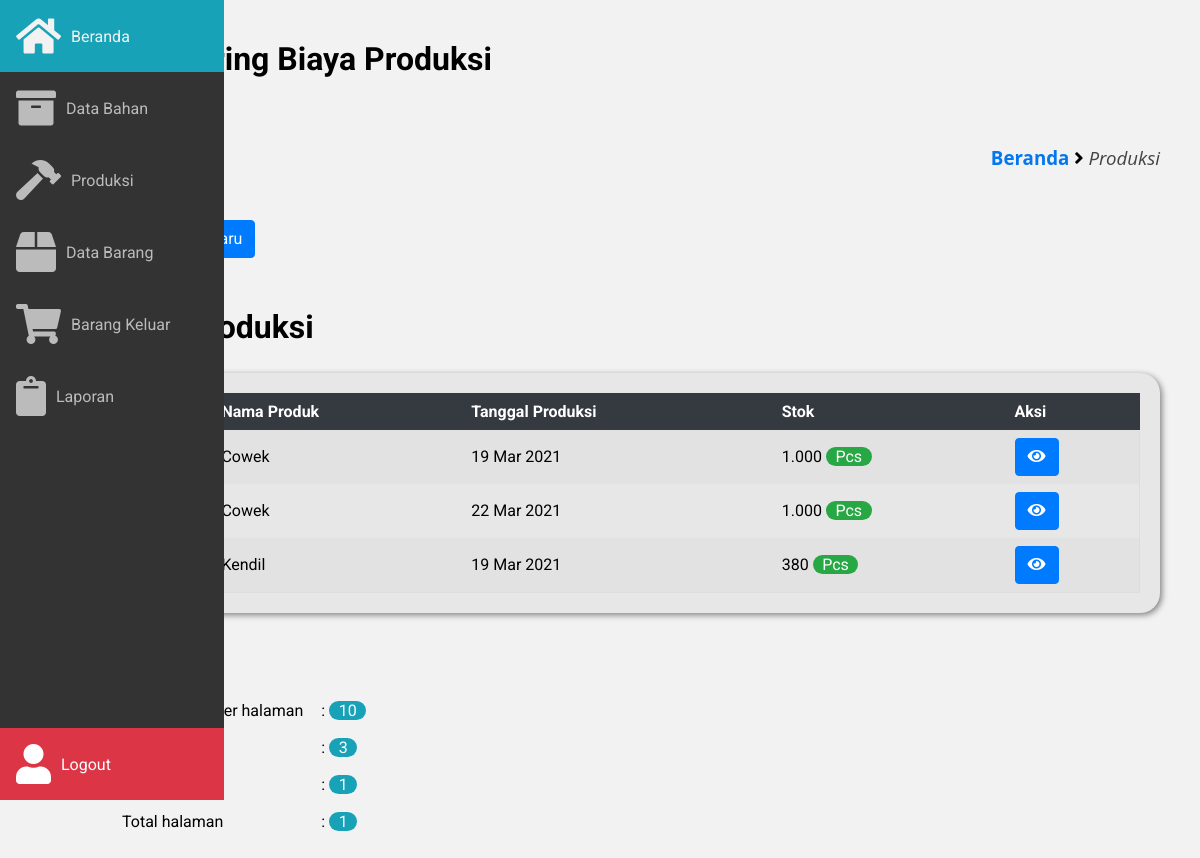
The page /frontend/produksi/index.php on the database its author committed.
### tables this page shows
CREATE TABLE `produksi` (
  `id_produksi` int(12) NOT NULL,
  `nama_produk` varchar(100) NOT NULL,
  `stok_produk` int(12) NOT NULL,
  `satuan_stok_produk` varchar(100) NOT NULL,
  `untung_produk` int(12) NOT NULL,
  `harga_jual` int(20) NOT NULL,
  `tgl_produksi` date NOT NULL
);

### frontend/produksi/index.php (the view, shortened to what this page needs)
<?php include '../../database/koneksi.php'; ?>
<!DOCTYPE html>
<html lang="pt-BR">
	<head>
		<link rel="stylesheet" href="https://pro.fontawesome.com/releases/v5.10.0/css/all.css"/>
		<link
			rel="stylesheet"
			href="https://cdn.materialdesignicons.com/4.9.95/css/materialdesignicons.min.css"
		/>
		<link rel="stylesheet" href="../../assets/css/main.css" />
		<link rel="stylesheet" href="../../assets/css/style.css" />
		<link rel="stylesheet" href="../../assets/css/sidebar.css" />
	</head>
	<body>
	<?php
		include '../layout/sidebar.php';
	?>
		<main class="main">
			<section>
				<h2>Monitoring Biaya Produksi</h2>
				<h3>Produksi</h3>
				<div class="breadcrumb">
					<h3>
						<a href="../../beranda.php?page=beranda">Beranda</a> <i class="fa fa-angle-right"></i>
						<span class="akhir-link-breadcrumb">Produksi</span>
					</h3>
				</div>
				<div class="container">
					<div class="baris">
						<a href="tambah_produksi.php?page=produksi" class="tmbl tmbl-biru margin-top-20-0">
							<i class="fa fa-plus"></i> Produksi Baru
						</a>
						<div class="kolom-100 margin-top-50 margin-bottom-100">
							<h2>Data Produksi</h2>
							<div class="box-konten-radius backgorund-e7">
								<div class="box-badan-konten">
									<div class="table-box">
										<table class="table-responsive">
											<tr class="thead-dark">
												<th>No</th>
												<th>Nama Produk</th>
												<th>Tanggal Produksi</th>
												<th>Stok</th>
												<th>Aksi</th>
											</tr>
											<?php
												$halaman = 10;
												$page    = isset($_GET["halaman"]) ? (int)$_GET["halaman"] :1;
												$mulai   = ($page>1) ? ($page * $halaman) - $halaman : 0;
												$result  = mysqli_query($host, "SELECT * FROM produksi");
												$total   = mysqli_num_rows($result);
												$pages   = ceil($total/$halaman);
                        $nomor = 1;
                        $sql   = "SELECT * FROM produksi ORDER BY nama_produk LIMIT $mulai, $halaman";
                        $query = mysqli_query($host, $sql);
                        while ($data = mysqli_fetch_assoc($query) ) {
                      ?>
                      <tr>
                        <td><?= $nomor++?></td>
                        <td><?= $data['nama_produk']?></td>
                        <td><?= date('d M Y', strtotime($data['tgl_produksi'])) ?></td>
                        <td>
													<?php
														if ($data['stok_produk'] >= 10) {
															echo number_format($data['stok_produk'],0,',','.') . " " . "<span class='lencana-radius lencana-hijau'>" . $data['satuan_stok_produk'] . "</span>" ;
														} elseif ($data['stok_produk'] >= 0) {
															echo "<span class='teks-merah'>" .  number_format($data['stok_produk'],0,',','.') . "</span>" . " " . "<span class='lencana-radius lencana-hijau'>" . $data['satuan_stok_produk'] . "</span>" ;
														} elseif ($data['stok_produk'] = 0) {
															echo "<span class='lencana-radius lencana-merah'>Stok Habis</span>";
														}
													?>
												</td>
                        <td>
                          <a href="detail_produksi.php?ip=<?php echo $data['id_produksi']?>&page=produksi" class="tmbl tmbl-biru">
                            <i class="fa fa-eye"></i>
                          </a>
                        </td>
                      </tr>
                      <?php } ?>
										</table>
									</div>
								</div>
							</div>
							<div class="penomoran">
								<?php
									for ($i=1; $i <= $pages ; $i++) {
								?>
									<a href="?halaman=<?php echo $i; ?>&page=produksi" class="tmbl tmbl-abu-abu margin-20-0">
									</a>
								<?php
									}
								?>
								<table style="margin-bottom: 50px;">
									<tr>
										<td>Jumlah data per halaman </td>
										<td>
											: <span class="lencana-radius lencana-info"><?php echo $halaman; ?></span>
										</td>
									</tr>
									<tr>
										<td>Total data</td>
										<td> : <span class="lencana-radius lencana-info"><?php echo $total; ?></span> </td>
									</tr>
									<tr>
										<td>Halaman ke</td>
										<td> : <span class="lencana-radius lencana-info"><?php echo $page; ?></span> </td>
									</tr>
									<tr>
										<td>Total halaman</td>
										<td> : <span class="lencana-radius lencana-info"><?php echo $pages; ?></span> </td>
									</tr>
								</table>
							</div>
						</div>
					</div>
				</div>
			</section>
		</main>
	</body>
</html>

### assets/css/main.css (style rules this page uses)
:root { --sidebar-width: 4.5em; }
body { margin: 0; padding: 0; font-family: 'Roboto'; }
* { outline: none; box-sizing: border-box; }
.main { margin-left: auto; margin-right: auto; max-width: 100%; padding: 1.5em 1.5em; }
.main h2 { font-size: 2em; margin-top: 0px; }
@media (min-width: 572px) { .main { margin-left: var(--sidebar-width); } }
@media (min-width: 992px) { .main { padding: 2.5em; } }

### assets/css/style.css (style rules this page uses)
body { background-color: #f2f2f2; }
.breadcrumb { text-align: right; font-family: open sans; margin-bottom: 50px; }
.akhir-link-breadcrumb { font-weight: 400; font-style: italic; color: #444; }
.breadcrumb a { color: #0376f0; }
.table-box { overflow-x:auto !important; }
.table-responsive { border-collapse: collapse; border-spacing: 0; width: 100%; border: 1px solid #ddd; }
.table-responsive .thead-dark { background-color: #343a40 !important; border: 1px solid #343a40; color: #ffffff; }
.table-responsive, th, td { text-align: left; padding: 8px; }
.table-responsive tr:nth-child(even) { background-color: #e2e2e2 !important }
.tmbl { display: inline-block; font-weight: 400; color: #212529; text-align: center; vertical-align: middle; cursor: pointer; -webkit-user-select: none; -moz-user-select: none; -ms-user-select: none; user-select: none; background-color: transparent; border: 1px solid transparent; padding: 0.375rem 0.75rem; font-size: 1rem; line-height: 1.5; border-radius: 0.25rem; transition: color 0.15s ease-in-out, background-color 0.15s ease-in-out, border-color 0.15s ease-in-out, box-shadow 0.15s ease-in-out; }
.tmbl-biru { color: #fff; background-color: #007bff; border-color: #007bff; }
.tmbl-abu-abu { color: #fff; background-color: #6c757d; border-color: #6c757d; }
.backgorund-e7 { background-color: #e7e7e7 !important; }
.lencana-hijau { color: #fff; background-color: #28a745; }
.lencana-info { color: #fff; background-color: #17a2b8; }
.lencana-radius { padding-right: 0.6em; padding-left: 0.6em; border-radius: 10rem; }
.box-konten-radius { width: 100%; height: auto; border-radius: 20px; overflow: hidden; box-shadow: 2px 2px 6px grey; }
.box-badan-konten { padding: 1.25rem; }
a { text-decoration: none; }
.container { width: 100%; padding-right: 15px; padding-left: 15px; margin-right: auto; margin-left: auto; }
.baris { display: -ms-flexbox; display: flex; -ms-flex-wrap: wrap; flex-wrap: wrap; margin-right: -15px; margin-left: -15px; }
.margin-20-0 { margin: 20px 0; }
.margin-bottom-100 { margin-bottom: 100px !important; }
.margin-top-50 { margin-top: 50px !important; }
@media screen and (min-width: 400px) { .container { max-width: 400px; } }
@media screen and (min-width: 400px) { .kolom-100 { width: 100% !important; } }
@media (min-width: 576px) { .container { max-width: 540px; } }
@media (min-width: 768px) { .container { max-width: 720px; } }
@media (min-width: 992px) { .container { max-width: 960px; } }
@media (min-width: 1200px) { .container { max-width: 1140px; } }
@media (min-width: 1200px) { .kolom-100 { width: 100% !important; } }

### rows shown on the page
produksi: nama_produk "Cowek", tgl_produksi "19 Mar 2021", stok_produk "1.000", satuan_stok_produk "Pcs"
produksi: nama_produk "Cowek", tgl_produksi "22 Mar 2021", stok_produk "1.000", satuan_stok_produk "Pcs"
produksi: nama_produk "Kendil", tgl_produksi "19 Mar 2021", stok_produk "380", satuan_stok_produk "Pcs"

### other values the page prints
$halaman "10"
$total "3"
$page "1"
$pages "1"
